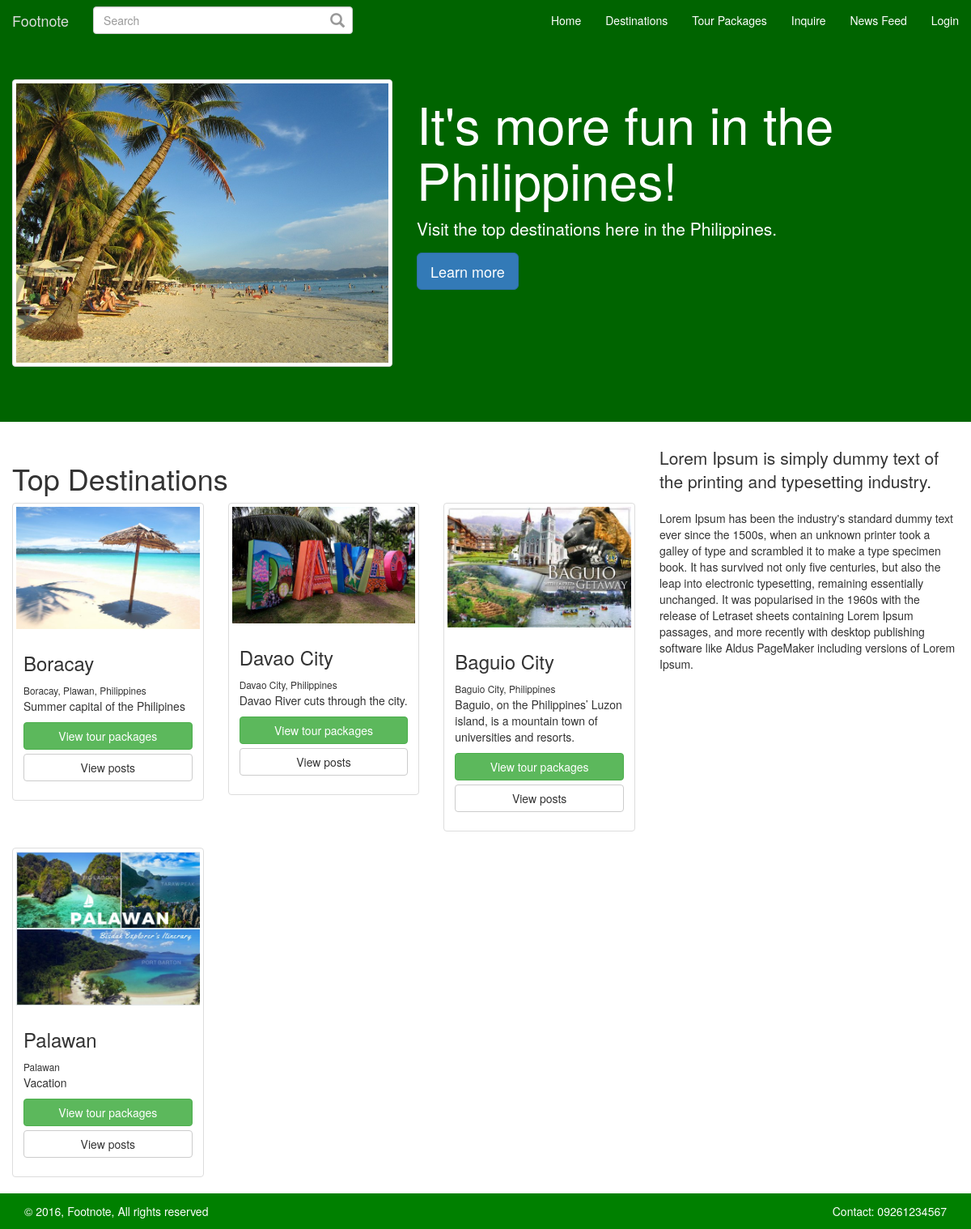
The page / on the database its author committed.
### tables this page shows
CREATE TABLE `places` (
  `place_id` int(11) NOT NULL,
  `place_name` varchar(250) NOT NULL,
  `place_address` varchar(250) NOT NULL,
  `place_details` text NOT NULL,
  `place_image` varchar(250) NOT NULL,
  `gallery_id` int(11) NOT NULL
);

### splash.php (called while the page is built, shortened)
<?php
require_once 'config.php';
require_once 'class/class.db.php';
include_once 'include/include.header.php';
include_once 'include/include.splash.php';
include_once 'include/include.footer.php';

### config.php (called while the page is built)
<?php
$config['db']['host']     = 'localhost' ;
$config['db']['user']     = 'root' ;
$config['db']['password'] = '' ;
$config['db']['db']       = 'db_footnote' ;
$config['url']['base_path'] = '/fn';
$config['url']['site'] = 'http://localhost';
$config['url']['root'] = realpath(dirname(__FILE__));
$config['url']['profile_pic'] = $config['url']['base_path'].'/assets/images/uploads/profiles';
$config['url']['post_pic'] = $config['url']['base_path'].'/assets/images/uploads/posts';
$config['url']['places'] = $config['url']['base_path'].'/assets/images/uploads/places';
$config['url']['gallery'] = $config['url']['base_path'].'/assets/images/uploads/galleries';
$config['var']['hash_password'] = '^#$4%9f+1^p9)M@4M)V$';
$config['var']['default_profile_pic'] = '1476196571_18_41b586905e6233e72b076191f8bf9512.png';
$config['var']['anonymous_id'] = '45';
$config['post']['post_per_page'] = 5;

### class/class.db.php (called while the page is built, shortened)
<?php
class DB {
    private $pdo;
    private $sQuery;
    private function Connect()
    {
        $dsn = "mysql:dbname={$this->db};host={$this->host}";
        try {
            $this->pdo = new PDO($dsn, $this->user, $this->password, array(
                PDO::MYSQL_ATTR_INIT_COMMAND => "SET NAMES utf8"
            ));
            $this->pdo->setAttribute(PDO::ATTR_ERRMODE, PDO::ERRMODE_EXCEPTION);
            $this->pdo->setAttribute(PDO::ATTR_EMULATE_PREPARES, false);
            $this->bConnected = true;
        } catch (PDOException $e) {
            echo $this->ExceptionLog($e->getMessage());
            die();
        }
    }
    private function Init($query, $parameters = "")
    {
        try {
            $this->sQuery = $this->pdo->prepare($query);
            $this->sQuery->execute();
        }
        catch (PDOException $e) {
            echo $this->ExceptionLog($e->getMessage(), $query);
            die();
        }
    }
    public function rows($query, $params = null, $fetchmode = PDO::FETCH_ASSOC)
    {
        $this->Init($query, $params);
        $result = $this->sQuery->fetchAll($fetchmode);
        return $result;
    }
}
?>

### include/include.splash.php (the view)
<?php
$db = new DB;
$sql =  "SELECT * FROM `places`";
$places = $db->rows($sql);
?>
<div class="m-t-50">
	<div class="jumbotron green">
		<div class="container-fluid">
			<div class="row">
				<div class="col-md-5">
					<img src="<?=$config['url']['base_path']?>/assets/images/content/boracay-white-beach-sunset.jpg" class="thumbnail img-responsive"/>
				</div>
				<div class="col-md-7">
					<h1>It's more fun in the Philippines!</h1>
					<p>Visit the top destinations here in the Philippines.</p>
					<p><a class="btn btn-primary btn-lg" href="<?=$config['url']['base_path']?>/about.php" role="button">Learn more</a></p>
				</div>
			</div>
		</div>
	</div>
	<div class="container-fluid">
		<div class="row">
			<div class="col-md-8">
				<h1>Top Destinations</h1>
				<div class="row">
				<?php foreach ($places as $place) : ?>
				  <div class="col-sm-6 col-md-4">
				    <div class="thumbnail">
				      <img src="<?=$config['url']['places']?>/<?=$place['place_image']?>" alt="<?=$place['place_name']?>">
				      <div class="caption">
				        <h3><?=$place['place_name']?></h3>
				        <small><?=$place['place_address']?></small>
				        <p><?=$place['place_details']?></p>
				        <p><a href="<?=$config['url']['base_path']?>/tourpackage.php?place_id=<?=$place['place_id']?>" class="btn btn-success btn-block" role="button">View tour packages</a> <a href="<?=$config['url']['base_path']?>/search.php?q=<?=$place['place_name']?>" class="btn btn-default btn-block" role="button">View posts</a></p>
				      </div>
				    </div>
				  </div>
				  <?php endforeach; ?>
				</div>
			</div>
			<div class="col-md-4">
				<p class="lead">Lorem Ipsum is simply dummy text of the printing and typesetting industry. </p>
				<p>Lorem Ipsum has been the industry's standard dummy text ever since the 1500s, when an unknown printer took a galley of type and scrambled it to make a type specimen book. It has survived not only five centuries, but also the leap into electronic typesetting, remaining essentially unchanged. It was popularised in the 1960s with the release of Letraset sheets containing Lorem Ipsum passages, and more recently with desktop publishing software like Aldus PageMaker including versions of Lorem Ipsum.</p>
			</div>
		</div>
	</div>
</div>

### assets/css/footnote.css (style rules this page uses)
body,html { min-height: 100%; }
.m-t-50 { padding-top: 50px; }
body, html, .row-offcanvas { height: 100%; }
.jumbotron.green { background-color: #006400; color: #ffffff; }

### rows shown on the page
places: place_image (picture), place_name "Boracay", place_address "Boracay, Plawan, Philippines", place_details "Summer capital of the Philipines"
places: place_image (picture), place_name "Davao City", place_address "Davao City, Philippines", place_details "Davao River cuts through the city."
places: place_image (picture), place_name "Baguio City", place_address "Baguio City, Philippines", place_details "Baguio, on the Philippines’ Luzon island, is a mountain town of universities and resorts."
places: place_image (picture), place_name "Palawan", place_address "Palawan", place_details "Vacation"
